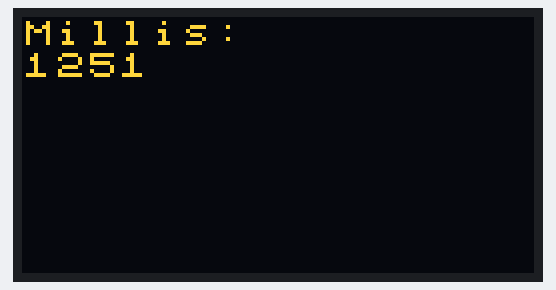
Simulated run of this sketch. Board: Arduino Uno, built with avr-gcc and run on an emulated ATmega328P. On the bench: 128×64 one-colour display. The OLED is the two-colour kind (top 16 rows yellow).

Above: at 1.4 s.
At 5.1 s:
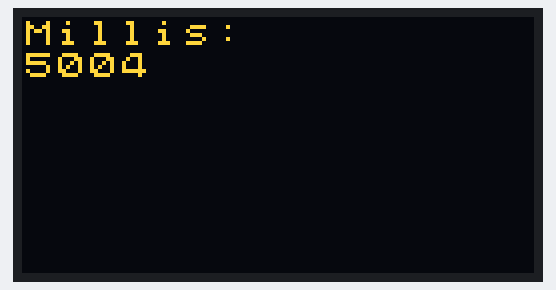
At 10.1 s:
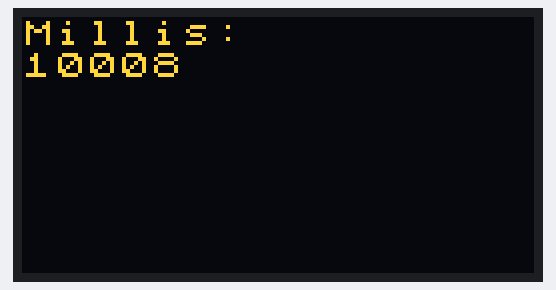
At 18.9 s:
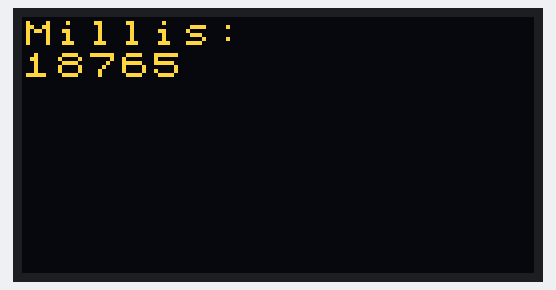
At 27.6 s:
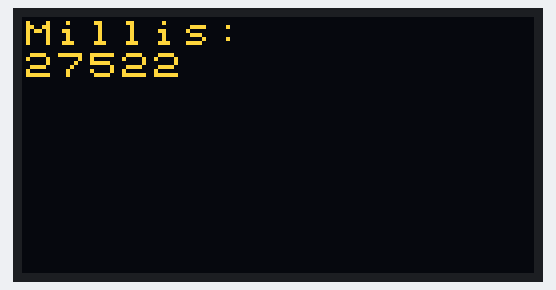
At 37.6 s:
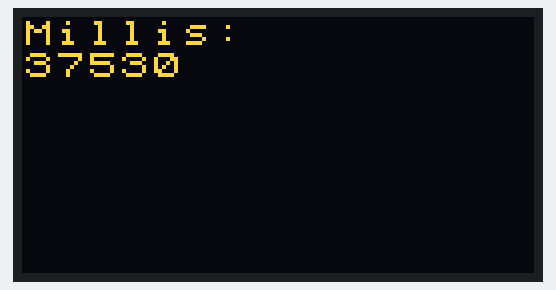

Measured:
- what the display in image 0 shows lasts 1.3 s, from 1.3 s to 2.6 s

The sketch:

u8x8.ino
```cpp
#include <U8x8lib.h>

/*
baseline:
Sketch uses 5160 bytes (17%) of program storage space. Maximum is 28672 bytes.
Global variables use 185 bytes (7%) of dynamic memory, leaving 2375 bytes for local variables. Maximum is 2560 bytes.

U8X8:
Sketch uses 10818 bytes (37%) of program storage space. Maximum is 28672 bytes.
Global variables use 606 bytes (23%) of dynamic memory, leaving 1954 bytes for local variables. Maximum is 2560 bytes.

PGMEM▲: 5658
 SRAM▲: 501
*/

U8X8_SH1106_128X64_NONAME_HW_I2C u8x8(/* reset=*/ U8X8_PIN_NONE);

unsigned long last = 0;
unsigned long wait = 1250;
char stampChars[16];

void setup(void) {
  u8x8.begin();
  // Oooh! PowerSave!
  u8x8.setPowerSave(0);
}

void loop(void) {
  unsigned long stamp = millis();
  if (stamp - last > wait) {
    u8x8.setFont(u8x8_font_chroma48medium8_r);
    u8x8.drawString(0, 0, "Millis: ");
    sprintf(stampChars, "%ld", stamp);
    u8x8.drawString(0, 1, stampChars);
    last = stamp;
  }
}
```
